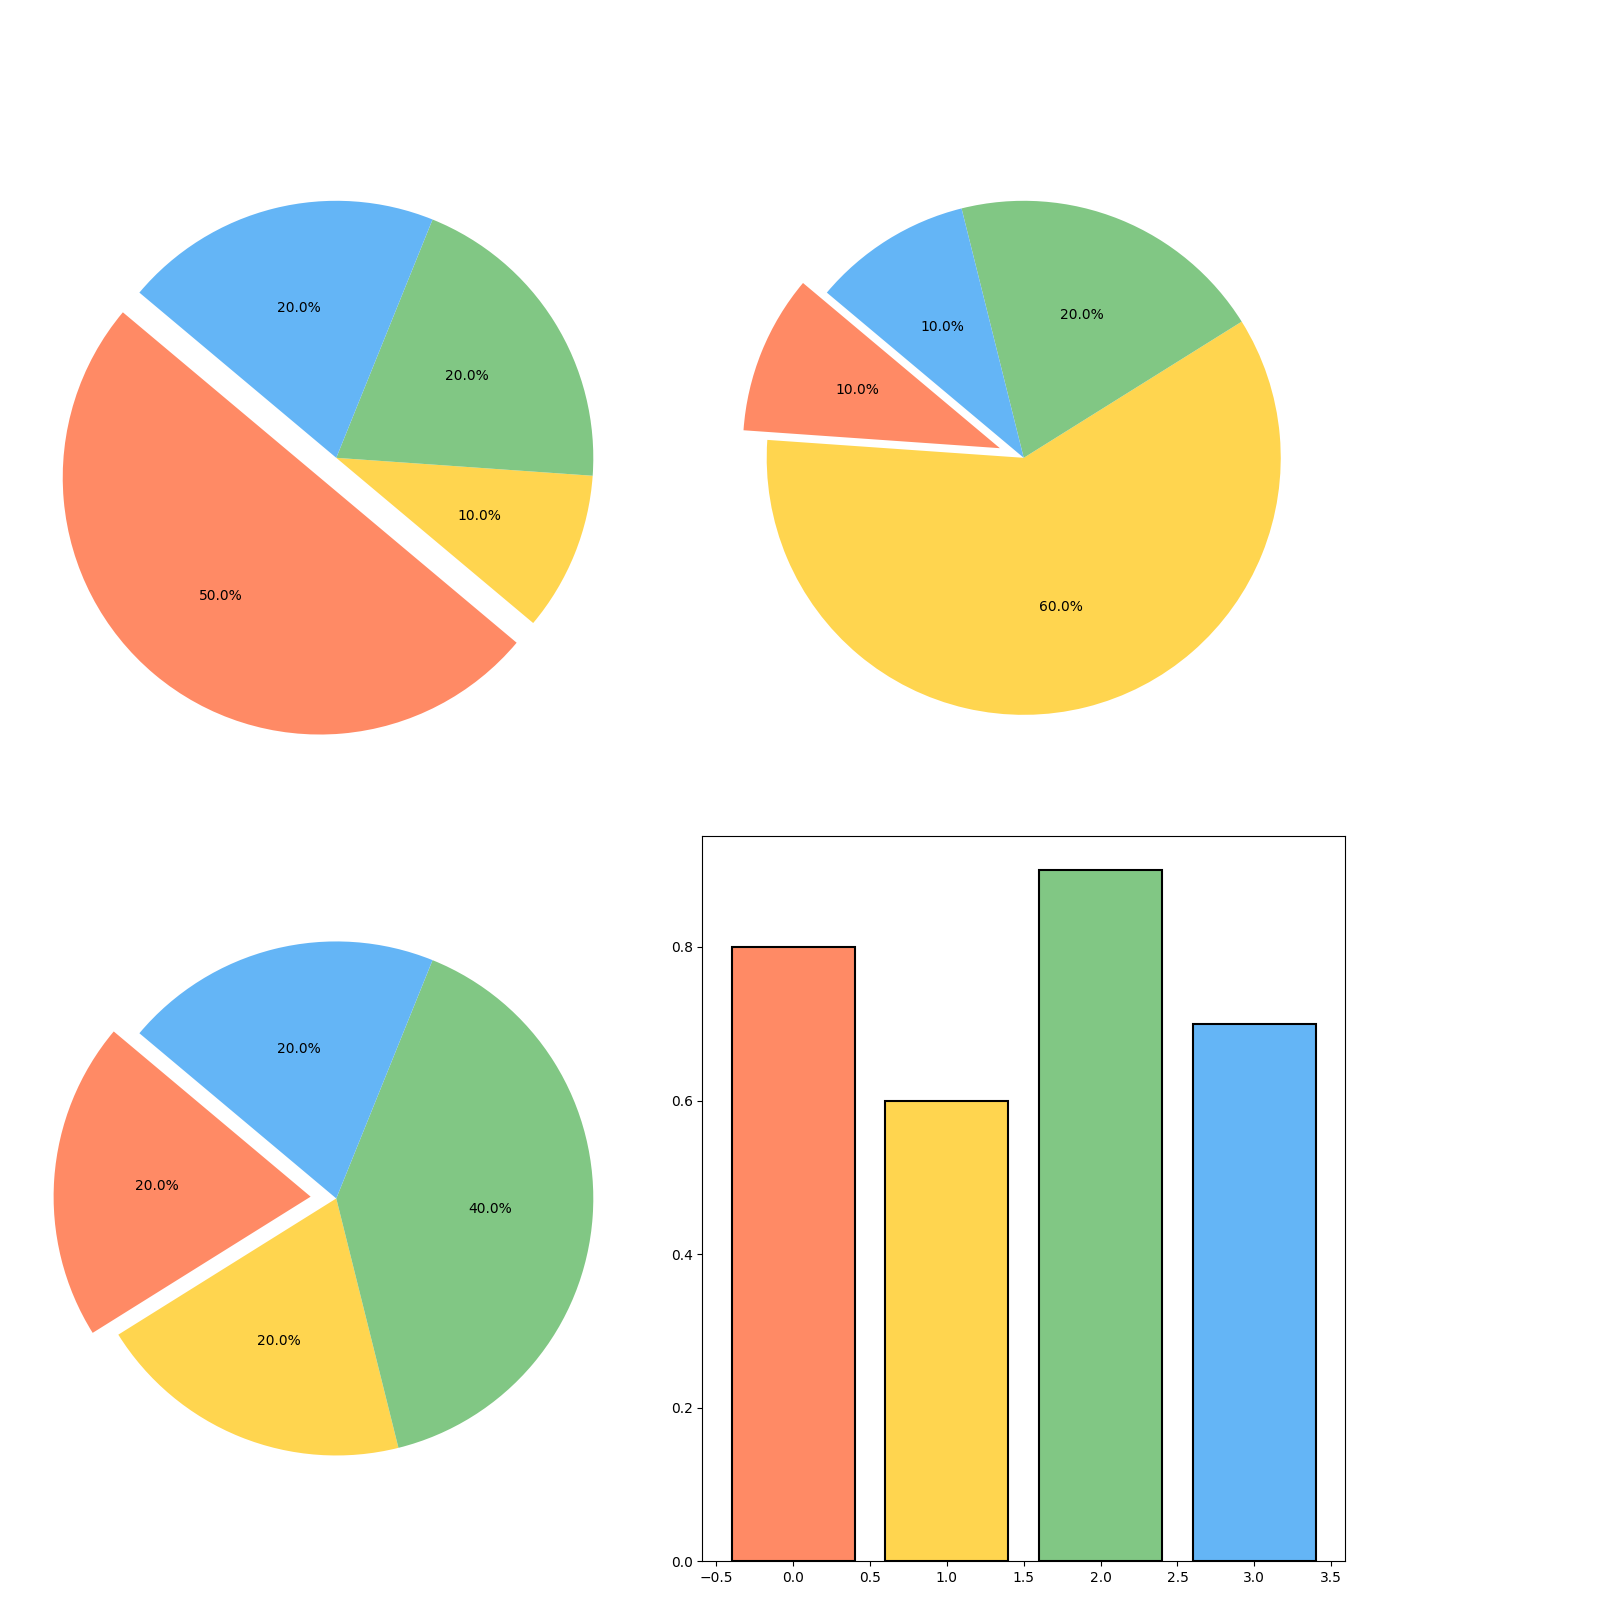

Recreate this plot in Python.
import matplotlib.pyplot as plt
import numpy as np

energy_data = [
    [50, 10, 20, 20],
    [10, 60, 20, 10],
    [20, 20, 40, 20],
    [20, 10, 20, 50]
]

efficiency_ratios = [0.8, 0.6, 0.9, 0.7]

shuffled_colors = ['#FF8A65', '#FFD54F', '#81C784', '#64B5F6']

fig, ax = plt.subplots(2, 2, figsize=(16,16))
explode = (0.1, 0, 0, 0)

for i in range(4):
    ax.flatten()[i].pie(
        energy_data[i],
        autopct='%1.1f%%',
        startangle=140,
        colors=shuffled_colors,
        explode=explode,
        textprops=dict(color="black", fontsize=10)
    )

ax_eff = fig.add_subplot(224)
ax_eff.bar(range(4), efficiency_ratios, color=shuffled_colors, edgecolor='black', linewidth=1.5)

plt.tight_layout(rect=[0, 0, 0.85, 0.95])
plt.show()
